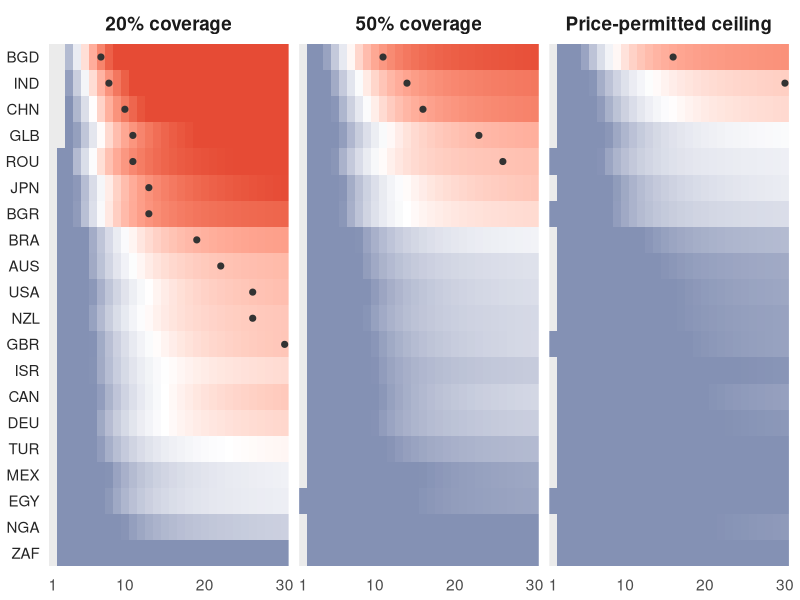
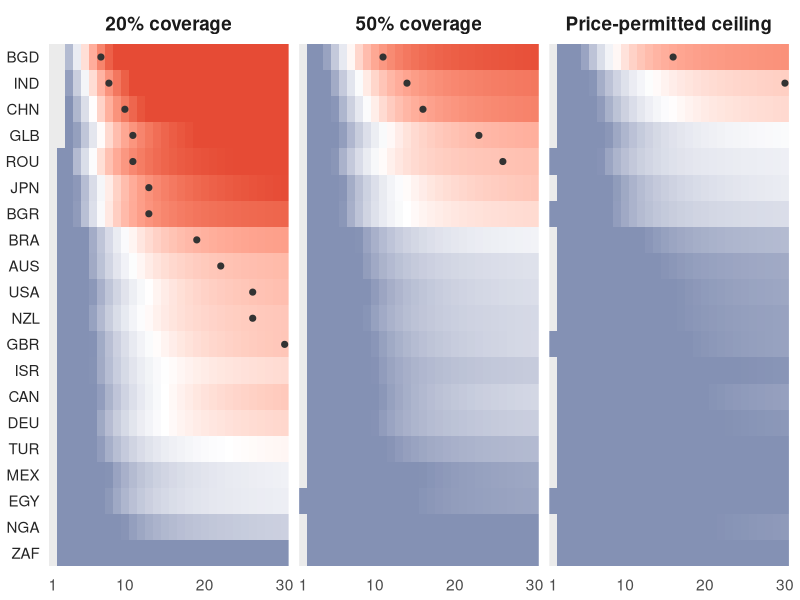

Here is the R script that generated these plots, in order: (Note: this script raises an error after producing the figures.)
suppressMessages({library(dplyr); library(tidyr); library(ggplot2); library(patchwork)})
F <- read.csv("results/figure4_annual_flows.csv")
asp <- F %>% filter(arm=="diet_asp") %>% select(iso3, yr, asp_y=flow)
F <- read.csv("results/figure4_annual_flows.csv")
asp <- F %>% filter(arm=="diet_asp") %>% select(iso3, yr, asp_y=flow)
S <- read.csv("results/figure4_scenario_trajectories.csv") %>%
  filter(coverage %in% c("0.20","0.50","afford")) %>%
  select(iso3, coverage, arm, yr, med) %>% pivot_wider(names_from=arm, values_from=med)
w <- F %>% filter(arm!="diet_asp") %>%
  pivot_wider(names_from=arm, values_from=flow) %>%
  rename(diet_y=diet, glp1_y=glp1, combo_y=combo) %>%
  left_join(asp, by=c("iso3","yr")) %>%
  left_join(S, by=c("iso3","coverage","yr")) %>%
  arrange(iso3, coverage, yr) %>% group_by(iso3, coverage) %>%
  mutate(mask   = (diet + glp1) < 0.01*(diet[yr==30] + glp1[yr==30]),
         mask_a = (cumsum(asp_y) + glp1) < 0.01*(sum(asp_y) + glp1[yr==30]),
         r_feas = ifelse(mask,   NA, pmax(pmin(log2(diet_y/glp1_y),  2), -2)),
         r_asp  = ifelse(mask_a, NA, pmax(pmin(log2(asp_y/glp1_y),   2), -2)),
         r_comb = ifelse(mask,   NA, pmin(log2(combo_y/glp1_y), 2))) %>% ungroup()
ord <- w %>% filter(coverage=="0.20") %>% group_by(iso3) %>%
  summarise(cx = ifelse(any(diet>glp1), min(yr[diet>glp1]), 99),
            r30 = log2(diet[yr==30]/glp1[yr==30])) %>% arrange(cx, desc(r30)) %>% pull(iso3)
w <- w %>% mutate(iso3 = factor(iso3, levels=rev(ord)),
                  coverage = factor(coverage, c("0.20","0.50","afford"),
                                    c("20% coverage","50% coverage","Price-permitted ceiling")))
cx <- w %>% group_by(iso3, coverage) %>%
  summarise(cxy = ifelse(any(diet>glp1), min(yr[diet>glp1]), NA), .groups="drop") %>% filter(!is.na(cxy))
S6 <- 1.6
base <- list(scale_x_continuous(breaks=c(1,10,20,30), expand=c(0,0)),
             theme_minimal(base_size=9.5*S6),
             theme(panel.grid=element_blank(),
                   strip.text=element_text(face="bold", size=8.5*S6),
                   axis.text.y=element_text(size=6.8*S6, colour="grey15"),
                   axis.text.x=element_text(size=7*S6),
                   axis.title.x=element_blank(), plot.margin=margin(4,8,4,4)))
div <- function(nm) scale_fill_gradient2(low="#8491B4", mid="white", high="#E64B35",
        midpoint=0, limits=c(-2,2), na.value="grey92", name=nm, guide="none")
p1 <- ggplot(w, aes(yr, iso3, fill=r_feas)) + geom_tile() + facet_grid(~coverage) +
  geom_point(data=cx, aes(cxy, iso3), inherit.aes=FALSE, size=1.1*S6, colour="#333333") +
  div(NULL) + labs(x=NULL, y=NULL) + base
p2 <- ggplot(w, aes(yr, iso3, fill=r_asp)) + geom_tile() + facet_grid(~coverage) +
  div(NULL) + labs(x=NULL, y=NULL) + base + theme(strip.text=element_blank())
p3 <- ggplot(w, aes(yr, iso3, fill=r_comb)) + geom_tile() + facet_grid(~coverage) +
  scale_fill_gradient(low="white", high="#5DCAA5", limits=c(0,2), na.value="grey92", guide="none") +
  labs(x=NULL, y=NULL) + base + theme(strip.text=element_blank())
W <- 10.5*S6
ggsave("figures/figure4_heat_feas.pdf",  p1, width=W, height=4.9*S6, device=cairo_pdf)
ggsave("figures/figure4_heat_feas.png",  p1, width=W, height=4.9*S6, dpi=330)
ggsave("figures/figure4_heat_asp.pdf",   p2, width=W, height=4.6*S6, device=cairo_pdf)
ggsave("figures/figure4_heat_asp.png",   p2, width=W, height=4.6*S6, dpi=330)
ggsave("figures/figure4_heat_combo.pdf", p3, width=W, height=4.6*S6, device=cairo_pdf)
ggsave("figures/figure4_heat_combo.png", p3, width=W, height=4.6*S6, dpi=330)
mklg <- function(sc, fn, h=1.5) {
  g <- ggplot(data.frame(x=1, f=0), aes(x, x, fill=f)) + geom_tile() + sc +
    theme_void() + theme(legend.position="left",
      legend.text=element_text(size=8*S6), legend.title=element_text(size=8.5*S6),
      legend.key.height=unit(.9*S6,"cm"))
  lg <- cowplot::get_legend(g)
  ggsave(paste0("figures/", fn, ".pdf"), lg, width=3.2*S6, height=h*S6, device=cairo_pdf)
  ggsave(paste0("figures/", fn, ".png"), lg, width=3.2*S6, height=h*S6, dpi=330)
}
mklg(scale_fill_gradient2(low="#8491B4", mid="white", high="#E64B35", midpoint=0, limits=c(-2,2),
     name="log2 annual ratio\ndiet / GLP-1"), "figure4_heat_legend_div")
mklg(scale_fill_gradient(low="white", high="#5DCAA5", limits=c(0,2),
     name="log2 annual ratio\ncombination / GLP-1"), "figure4_heat_legend_combo")
cat("done montage heatmaps\n")
